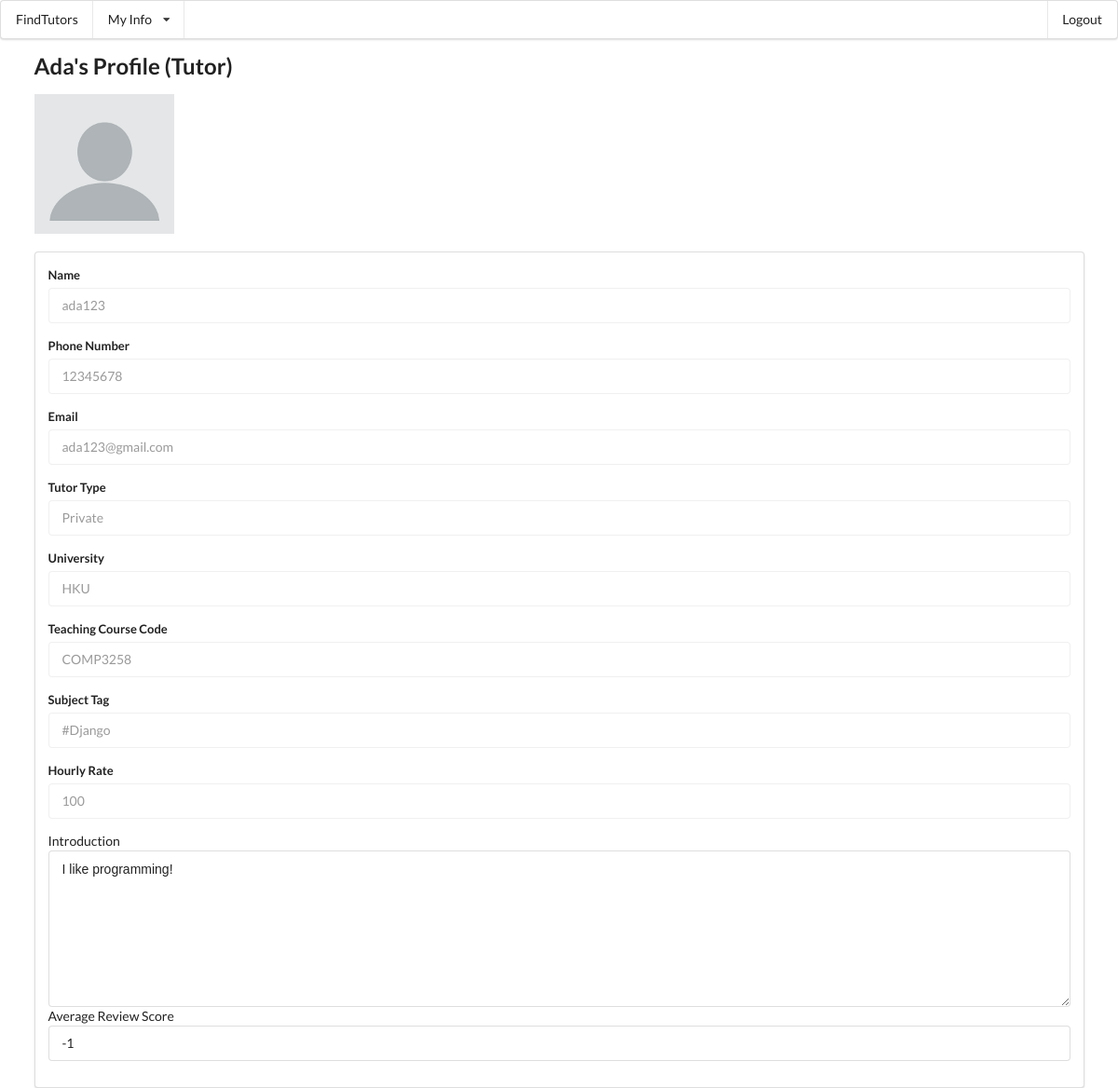
Before: /main/viewAccountDetail (signed in) with the older database file.
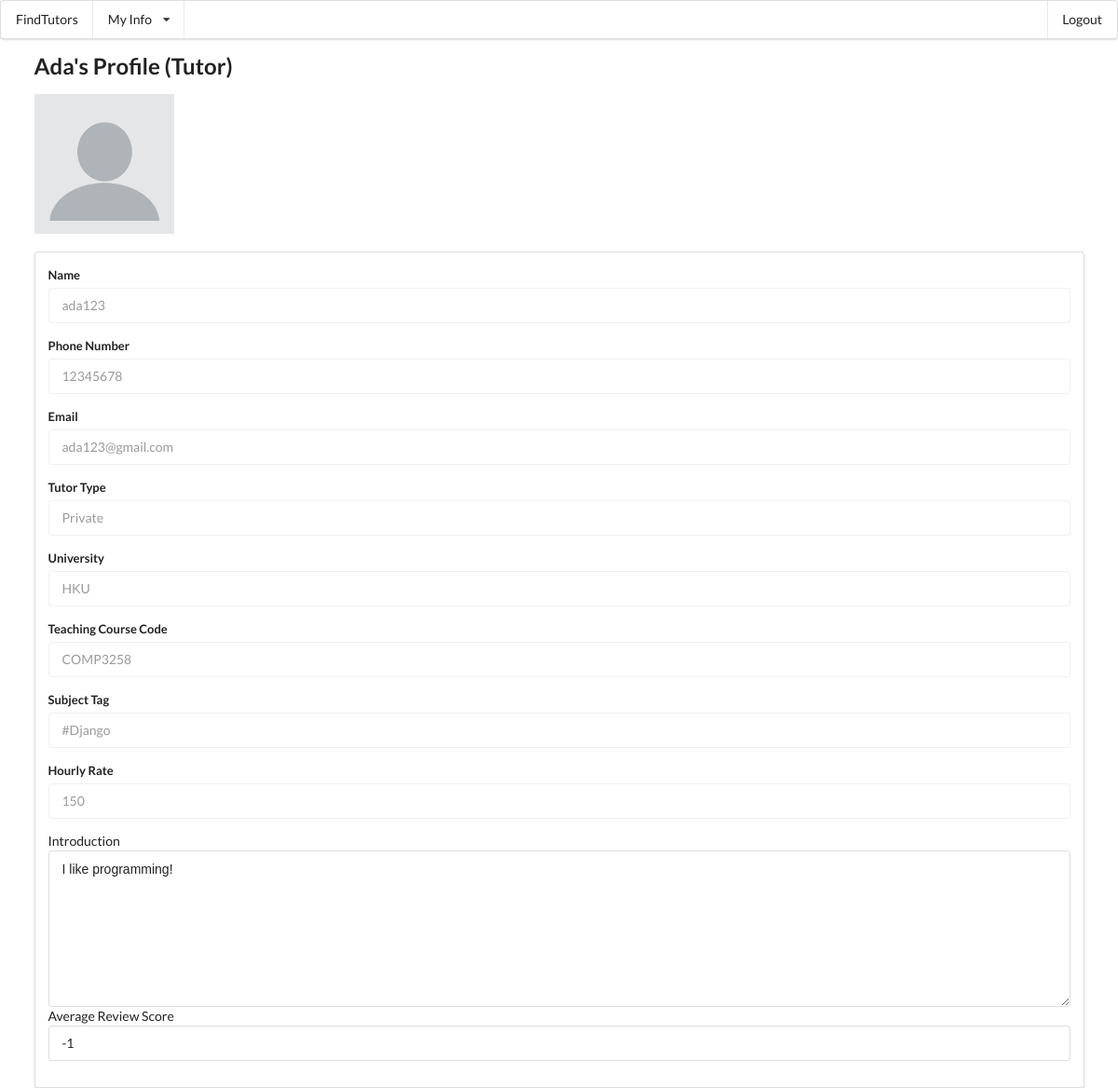
After: the same page with the newer database file.
### mainApp/models.py (models this page shows, shortened)
class Tutor(models.Model):
	phoneNumber=models.CharField(max_length=10)
	photo_url=models.CharField(max_length=30)
	user = models.OneToOneField(User, on_delete=models.CASCADE)
	tutor_type=models.CharField(max_length=8,default="Private")#Contract/Private
	university=models.CharField(max_length=60)
	teach_course_code=models.ManyToManyField(SubjectCode)
	subject_tag=models.CharField(max_length=60)
	hourly_rate=models.IntegerField(default=100)
	introduction=models.TextField(default="I love programming")
	activated=models.BooleanField(default=True)#profiles show to public or not
	avg_review=models.IntegerField(default=-1)
	def __str__ (self):
		return self.user.first_name

### mainApp/views_account.py (the view)
@login_required
def viewAccountDetail(request):
    if(hasattr(request.user,'tutor')):
        this_user = request.user.tutor
        return render(request, 'mainApp/viewAccountDetail_tutor.html', {'this_user': this_user,"tut_reviews":this_user.review_set.all()})
    else:
        this_user = request.user.student
        return render(request, 'mainApp/viewAccountDetail_student.html', {'this_user': this_user})

### mainApp/models.py (called while the page is built)
	def __str__ (self):
		return self.subject_code

### mainApp/templates/mainApp/viewAccountDetail_tutor.html (shortened to what this page needs)
{% extends "mainApp/base.html" %}
{% block content %}
{% load static %}
<h2>{{this_user}}'s Profile (Tutor)</h2>
<img src="{% static "" %}{{this_user.photo_url}}"/ alt="{{this_user.photo_url}}" height="150" width="150">
<div class="ui segment">
    <form class="ui form" action="editAccountDetail" method="post">{% csrf_token %}
        <div class="field">
            <label>Name</label>
            <input type="text" name="Name" placeholder="Name" value={{this_user.user.username}} disabled>
        </div>
        <div class="field">
            <label>Phone Number</label>
            <input type="text" name="phoneNumber" placeholder="Phone Number" value={{this_user.phoneNumber}} disabled>
        </div>
        <div class="field">
            <label>Email</label>
            <input type="text" name="email" placeholder="email" value={{this_user.user.email}} disabled>
        </div>
        <div class="field">
            <label>Tutor Type</label>
            <input type="text" name="tutor_type" placeholder="tutor_type" value={{this_user.tutor_type}} disabled>
        </div>
        <div class="field">
            <label>University</label>
            <input type="text" name="university" placeholder="university" value={{this_user.university}} disabled>
        </div>
        <div class="field">
            <label>Teaching Course Code</label>
            <input type="text" name="subject_code" placeholder="subject_code" value={% for code in this_user.teach_course_code.all %}
            {{code}}
            {% endfor %} disabled>
        </div>
        <div class="field">
            <label>Subject Tag</label>
            <input type="text" name="subject_tag" placeholder="subject_tag" value={{this_user.subject_tag}} disabled>
        </div>
        <div class="field">
            <label>Hourly Rate</label>
            <input type="text" name="hourly_rate" placeholder="hourly_rate" value={{this_user.hourly_rate}} disabled>
        </div>
        <div>
            <label>Introduction</label>
            <textarea name="introduction" placeholder="introduction" disabled>{{this_user.introduction}}</textarea>
        </div>
        <div>
            <label>Average Review Score</label>
            <input type="text" name="avgReviewScore" placeholder="avgReviewScore" value={{this_user.avg_review}} disabled>
        </div>
    </form>
</div>
{% endblock %}

Changed rows visible on the page:
changed Tutor "Private": hourly_rate "100" → "150"
